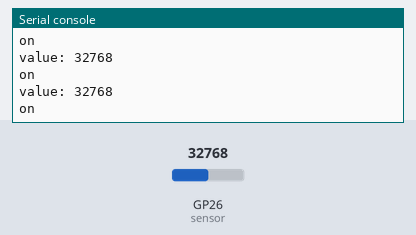
A program run on a simulated Raspberry Pi Pico running MicroPython. Parts: the last lines printed to the serial console. Inputs (shaded band) come from the test bench; at power-on: GP26 (sensor) = 32768 (analog values on the 0–65535 scale).

Above: at 1.2 s.
1.3 s: GP26 (sensor) set to 45874
At 1.56 s:
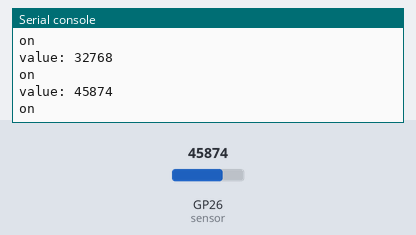
2.8 s: GP26 (sensor) set to 57670
At 2.96 s:
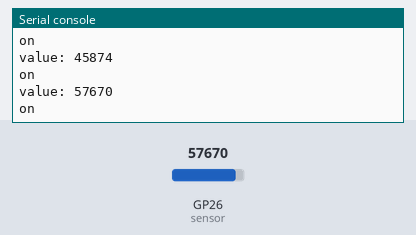
Timing chart, 0 to 5.8 s (numbered marks = the images above; inputs shaded):
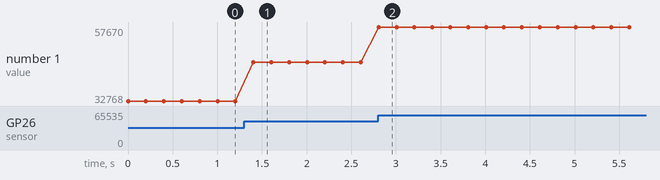

The program:

tests.py
```python
from machine import Pin, ADC
import utime

Ts = 0.2
sensor = ADC(26)  # exemple : pin ADC
cap_old_state = True
cap_state = True
cap_filtered_state = True
cap_count = 0
sig_old_state = True
sig_state = True
sig_filtered_state = True
sig_count = 0

def filter_tests (old_state,state,filtered_state,c,duree):
    if filtered_state != state:
        if old_state == state:
            c+= 1
        else:
            c = 0

        if c >= duree/Ts:
            filtered_state = state
            c = 0

    return filtered_state,c

while True:
    value = sensor.read_u16()
    print(f"value: {value}")

    if value < 2000:
        cap_state = False
    else:
        cap_state = True

    cap_filtered_state,cap_count = filter_tests (cap_old_state,cap_state,cap_filtered_state,cap_count,2) #2sec
    sig_filtered_state,sig_count = filter_tests (sig_old_state,sig_state,sig_filtered_state,sig_count,5) #5sec

    if cap_filtered_state:
        print("on")
    else:
        print("off")

    cap_old_cap_state = cap_state
    utime.sleep(Ts)
```

Measured:
- after the input at 1.3 s, the serial console: prints a new line after 0.10 s (image 1)
- after the input at 2.8 s, the serial console: prints a new line at once (image 2)
- plotted number 1: 32768 → 45874 after the input at 1.3 s, 45874 → 57670 after the input at 2.8 s
